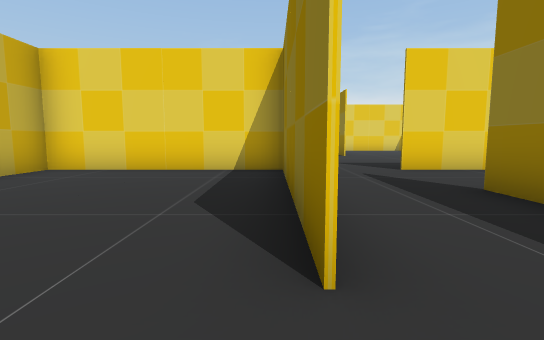
View 1 (above)

16 first-person views from a walk through a 3-D level made in the Unity game engine. The camera is 1.3 m above the floor, tilts 6° down and sees 85° across. The floor is counted in squares, 2 m on a side. Each view is taken from the middle of a square. On the plan, view 1 faces up. The plan holds only what a view shows up to about 9 squares ahead; the rest is blank. The place goes on beyond the plan. The player character is not drawn. Some animated figures are not drawn.

View 2
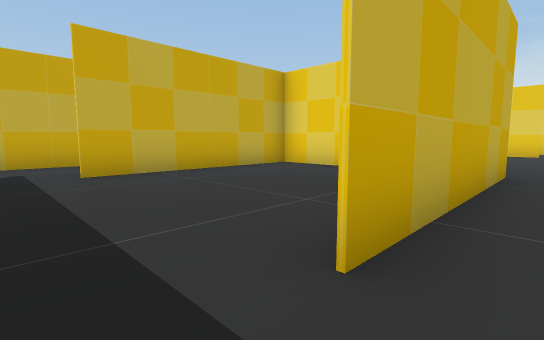

View 3
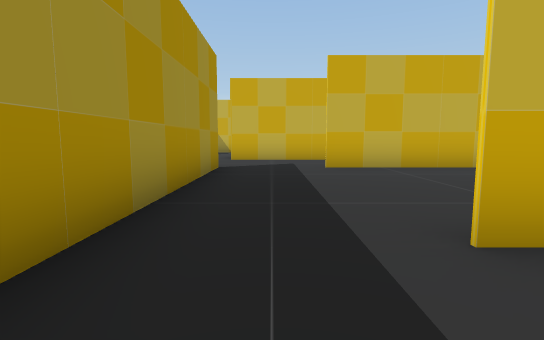

View 4
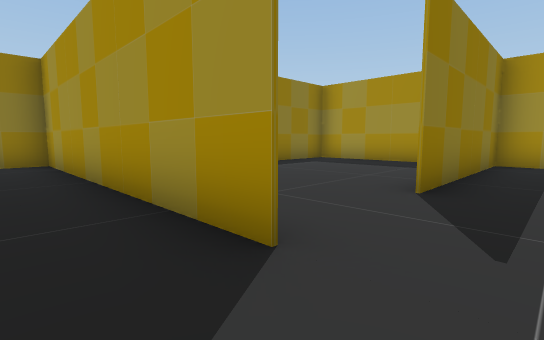

View 5
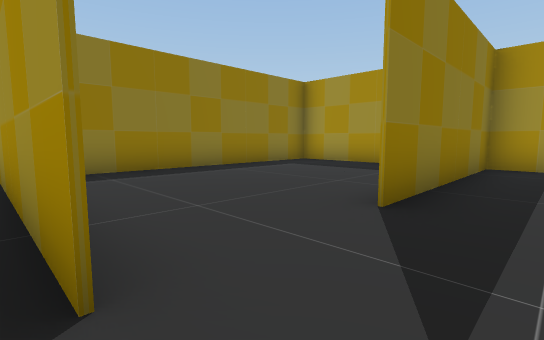

View 6
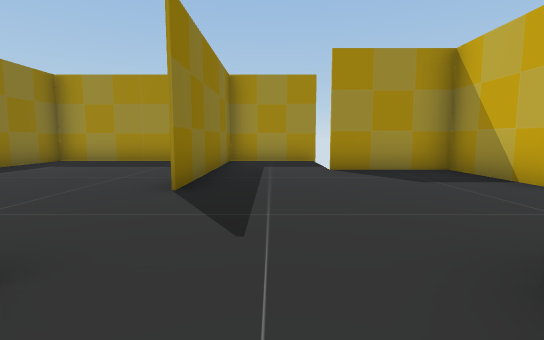

View 7
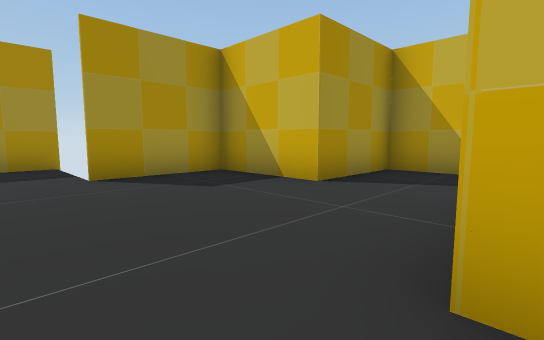

View 8
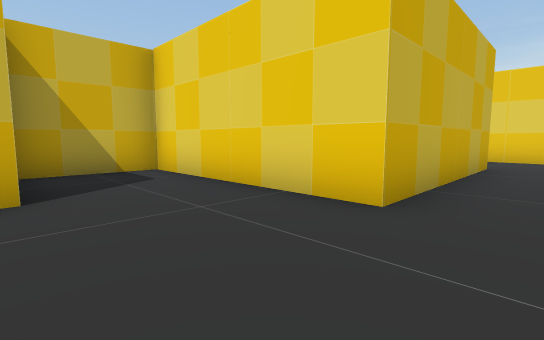

View 9
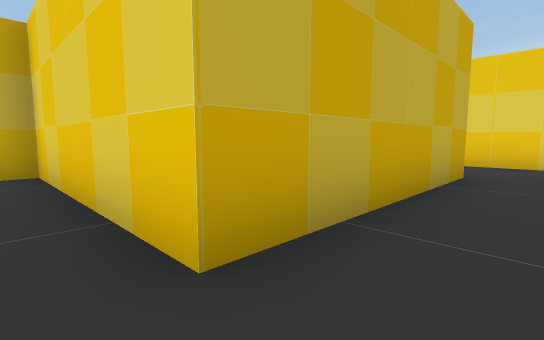

View 10
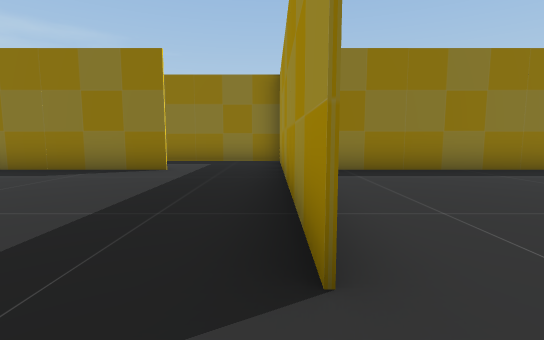

View 11
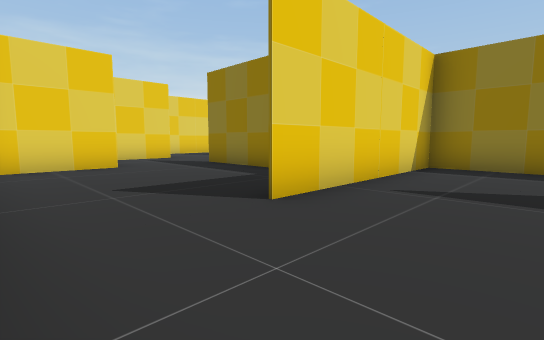

View 12
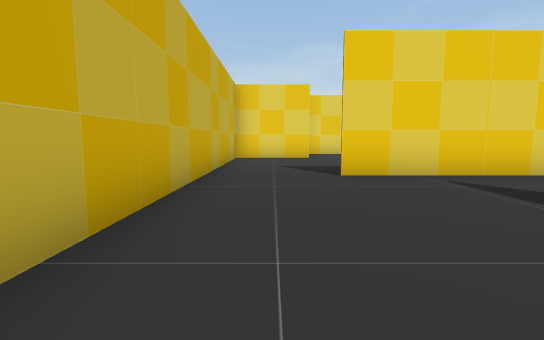

View 13
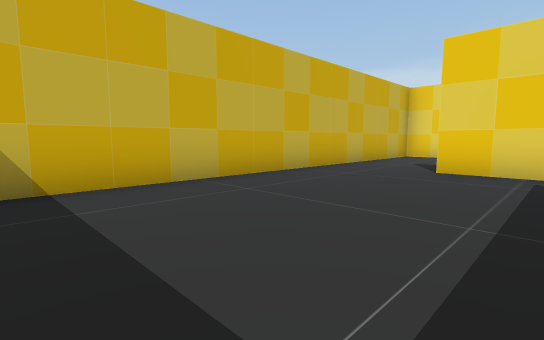

View 14
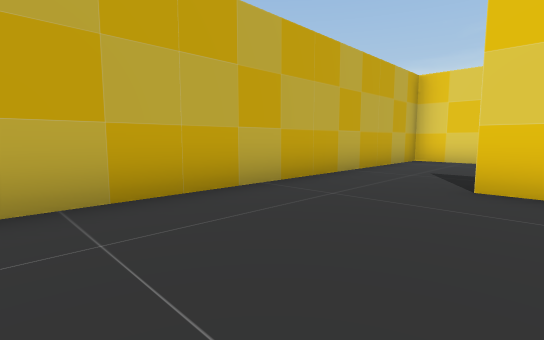

View 15
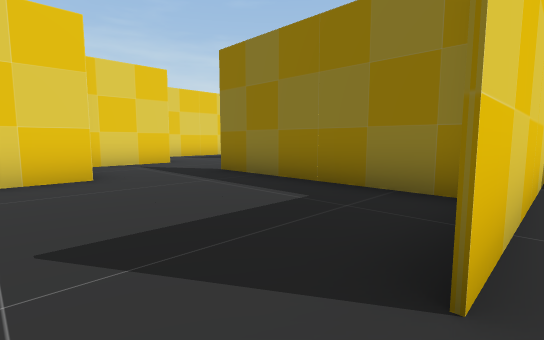

View 16
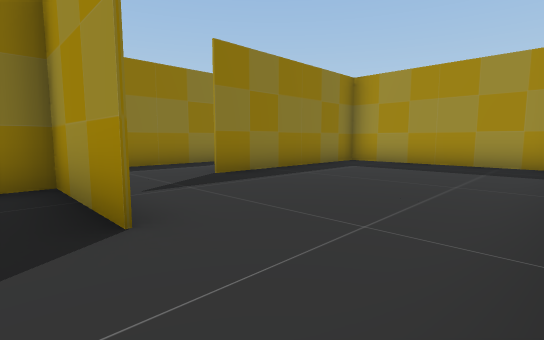

### Floor plan
Points are (right, up) in squares from view 1. A wall is a line through its corners. A room is listed if a view was taken in it or the views show most of it. See-through windows are left out.
Room 1 (views 1, 4, 5, 6, 7, 10)
walls: (0.2, 1.1) (0.2, 6.2) (-5, 6.2); (-4.9, -1.2) (0.5, -1.2); (-7.2, 1.4) (-7.2, -1.3); (-4.7, 6.2) (-4.7, 1.1)
ways out: opening at (0, 0.5) to room 2; opening at (-5.5, -1) to room 3; opening at (-6, 2.5) to room 7
Room 2 (views 2, 3)
walls: (0.5, -1.2) (2.7, -1.2) (2.7, 1.5)
ways out: opening at (0, 0.5) to room 1; opening at (1.5, 2.5) to room 6
Room 3 (views 8, 9)
walls: (-7.2, -1.3) (-12.2, -1.3); (-7.4, -8.7) (-4.8, -8.7) (-4.8, -3.6); (-12.2, -1) (-12.2, -3.7) (-9.7, -3.7) (-9.7, -6.2) (-7.1, -6.2)
ways out: opening at (-5.5, -1) to room 1; opening at (-4.5, -2.5) to room 5; gap at (-7, -9)
Room 4 (views 11, 12, 13, 14, 15, 16)
walls: (-9.9, 6.3) (-7.3, 6.3) (-7.3, 10.4); (-6.5, 6.2) (-9.9, 6.2); (-9.6, 11.2) (-12.2, 11.2) (-12.2, -1); (-11.8, -1.2) (-7.3, -1.2) (-7.3, 3.9)
ways out: opening at (-7, 4.5) to room 7; opening at (-8.5, 11.5)
Room 5 (no view inside)
walls: (-3.1, -8.7) (0.2, -8.7) (0.2, -2.4)
ways out: opening at (-4.5, -2.5) to room 3
Room 6 (no view inside)
walls: (0.3, 5.4) (0.3, 1.1); (2.7, 1.5) (2.7, 3.9); (3.5, 6.2) (2.6, 6.2)
ways out: opening at (1.5, 2.5) to room 2; opening at (1.5, 6); opening at (3, 4.5)
Room 7 (no view inside)
walls: (-7.2, 3.9) (-7.2, 1.4); (-4.8, 2) (-4.8, 6.2); (-5, 6.2) (-6.5, 6.2)
ways out: opening at (-6, 2.5) to room 1; opening at (-7, 4.5) to room 4

Where each view was taken, in squares from view 1:
view 1: 0 up, 0 right, facing up
view 2: 0 up, 1 right, facing up-left
view 3: 0 up, 2 right, facing left
view 4: 0 up, 6 left, facing down-right
view 5: 1 down, 6 left, facing down-right
view 6: 0 up, 6 left, facing down
view 7: 1 down, 6 left, facing down-left
view 8: 4 down, 6 left, facing up-left
view 9: 2 down, 6 left, facing up-left
view 10: 1 down, 6 left, facing right
view 11: 4 up, 12 left, facing up-right
view 12: 1 up, 11 left, facing up
view 13: 0 up, 8 left, facing up-left
view 14: 2 up, 9 left, facing up-left
view 15: 6 up, 11 left, facing up-right
view 16: 7 up, 12 left, facing down-right
